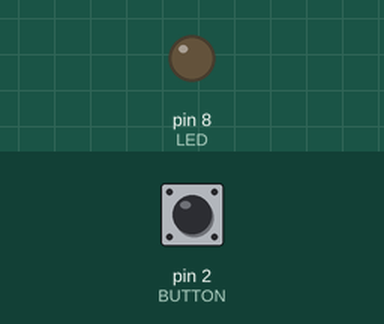
A sketch run on a simulated Arduino Uno, built with avr-gcc and run on an emulated ATmega328P. On the bench: output pins drawn as LEDs (lit = HIGH). The test bench sets the inputs (shaded band); at power-on: pin 2 (BUTTON) LOW.

Above: at 1.2 s.
1.3 s: pin 2 (BUTTON) pulled HIGH for 0.15 s
At 1.37 s:
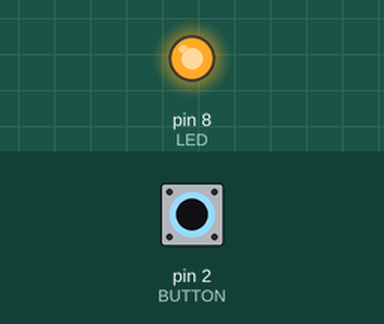
2.9 s: pin 2 (BUTTON) pulled HIGH for 3.2 s
At 7.5 s:
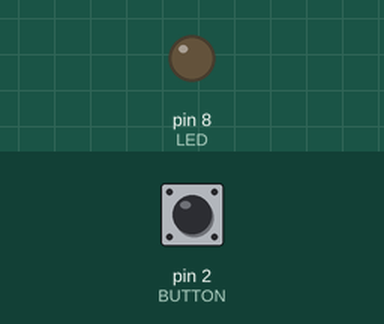
Timing chart, 0 to 9.0 s (numbered marks = the images above; inputs shaded):
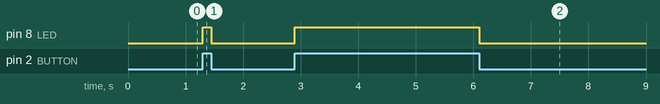

Measured:
- after the input at 1.3 s, pin 8 (LED): LOW → HIGH at once, → LOW 0.15 s later
- after the input at 2.9 s, pin 8 (LED): LOW → HIGH at once, → LOW 3.2 s later

The sketch:

BUTTON_2.ino
```cpp
//Enciende un led al presionar un botón, y se apaga al soltarlo

const int BUTTON = 2;
const int LED = 8;
int BUTTONSTATE = 0;

void setup() {
  pinMode (LED, OUTPUT);
  pinMode (BUTTON, INPUT);
}

void loop() {
  BUTTONSTATE = digitalRead(BUTTON);
  if(BUTTONSTATE == HIGH){
    digitalWrite (LED, HIGH);
  }
  else{
     digitalWrite (LED, LOW);
  }
}
```
